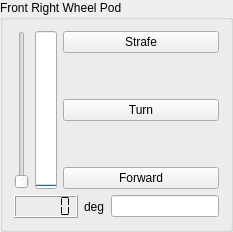
          <widget class="QGroupBox" name="groupBox_11">
           <property name="sizePolicy">
            <sizepolicy hsizetype="Preferred" vsizetype="Preferred">
             <horstretch>1</horstretch>
             <verstretch>1</verstretch>
            </sizepolicy>
           </property>
           <property name="focusPolicy">
            <enum>Qt::NoFocus</enum>
           </property>
           <property name="title">
            <string>Front Right Wheel Pod</string>
           </property>
           <layout class="QVBoxLayout" name="verticalLayout_24">
            <item>
             <layout class="QHBoxLayout" name="horizontalLayout_22">
              <item>
               <widget class="QSlider" name="slider_FrontRightWheelPod">
                <property name="focusPolicy">
                 <enum>Qt::NoFocus</enum>
                </property>
                <property name="minimum">
                 <number>0</number>
                </property>
                <property name="maximum">
                 <number>90</number>
                </property>
                <property name="value">
                 <number>0</number>
                </property>
                <property name="orientation">
                 <enum>Qt::Vertical</enum>
                </property>
               </widget>
              </item>
              <item>
               <widget class="QProgressBar" name="progressBar_FrontRightWheelPod">
                <property name="focusPolicy">
                 <enum>Qt::NoFocus</enum>
                </property>
                <property name="layoutDirection">
                 <enum>Qt::LeftToRight</enum>
                </property>
                <property name="maximum">
                 <number>90</number>
                </property>
                <property name="value">
                 <number>0</number>
                </property>
                <property name="textVisible">
                 <bool>true</bool>
                </property>
                <property name="orientation">
                 <enum>Qt::Vertical</enum>
                </property>
                <property name="textDirection">
                 <enum>QProgressBar::TopToBottom</enum>
                </property>
               </widget>
              </item>
              <item>
               <layout class="QVBoxLayout" name="verticalLayout_34">
                <item>
                 <widget class="QPushButton" name="pushButton_FrontRightWheelPodStrafe">
                  <property name="focusPolicy">
                   <enum>Qt::NoFocus</enum>
                  </property>
                  <property name="text">
                   <string>Strafe</string>
                  </property>
                 </widget>
                </item>
                <item>
                 <spacer name="verticalSpacer_17">
                  <property name="focusPolicy">
                   <enum>Qt::NoFocus</enum>
                  </property>
                  <property name="orientation">
                   <enum>Qt::Vertical</enum>
                  </property>
                  <property name="sizeHint" stdset="0">
                   <size>
                    <width>20</width>
                    <height>40</height>
                   </size>
                  </property>
                 </spacer>
                </item>
                <item>
                 <widget class="QPushButton" name="pushButton_FrontRightWheelPodTurn">
                  <property name="focusPolicy">
                   <enum>Qt::NoFocus</enum>
                  </property>
                  <property name="text">
                   <string>Turn</string>
                  </property>
                 </widget>
                </item>
                <item>
                 <spacer name="verticalSpacer_18">
                  <property name="focusPolicy">
                   <enum>Qt::NoFocus</enum>
                  </property>
                  <property name="orientation">
                   <enum>Qt::Vertical</enum>
                  </property>
                  <property name="sizeHint" stdset="0">
                   <size>
                    <width>20</width>
                    <height>40</height>
                   </size>
                  </property>
                 </spacer>
                </item>
                <item>
                 <widget class="QPushButton" name="pushButton_FrontRightWheelPodStraight">
                  <property name="focusPolicy">
                   <enum>Qt::NoFocus</enum>
                  </property>
                  <property name="text">
                   <string>Forward</string>
                  </property>
                 </widget>
                </item>
               </layout>
              </item>
             </layout>
            </item>
            <item>
             <layout class="QHBoxLayout" name="horizontalLayout_23">
              <item>
               <widget class="QLCDNumber" name="lcdNumber_FrontRightWheelPod">
                <property name="focusPolicy">
                 <enum>Qt::NoFocus</enum>
                </property>
                <property name="smallDecimalPoint">
                 <bool>false</bool>
                </property>
                <property name="segmentStyle">
                 <enum>QLCDNumber::Flat</enum>
                </property>
                <property name="value" stdset="0">
                 <double>0.000000000000000</double>
                </property>
               </widget>
              </item>
              <item>
               <widget class="QLabel" name="label_22">
                <property name="focusPolicy">
                 <enum>Qt::NoFocus</enum>
                </property>
                <property name="text">
                 <string>deg</string>
                </property>
               </widget>
              </item>
              <item>
               <widget class="IntEdit" name="lineEdit_FrontRightWheelPod"/>
              </item>
             </layout>
            </item>
           </layout>
          </widget>
